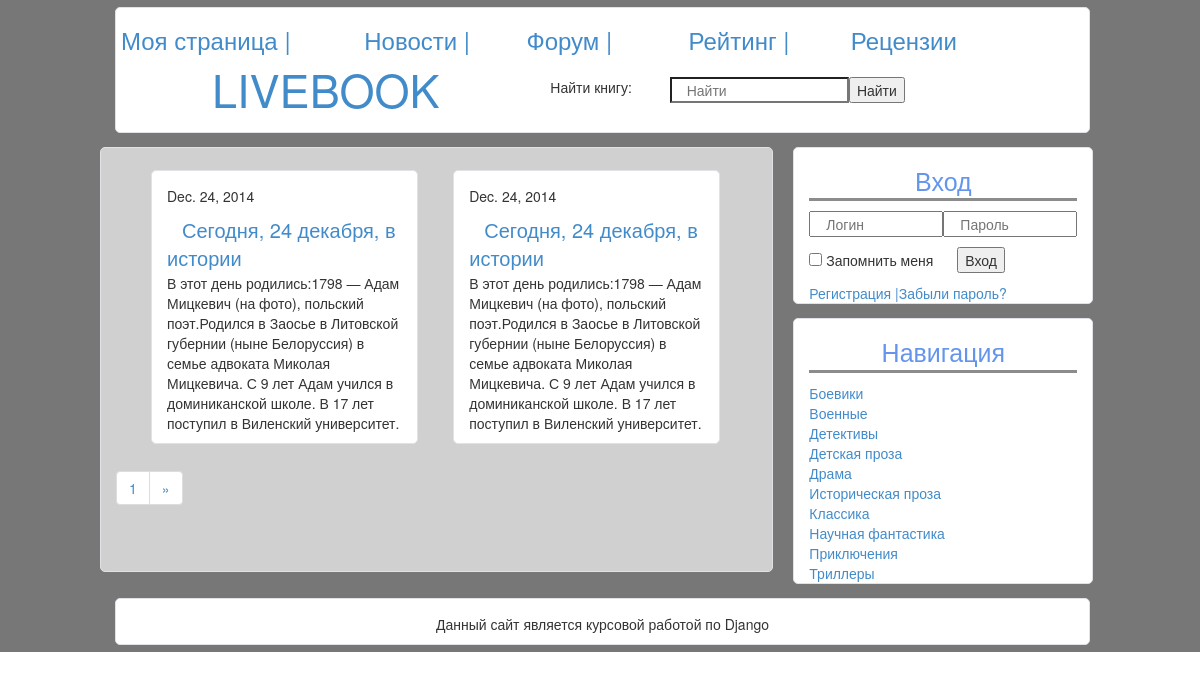
Page /news/ on the committed database.
### Livebook/models.py (models this page shows)
class News(models.Model):
    title = models.TextField()
    text = models.TextField()
    date = models.DateField()

### Livebook/views.py (the view)
# urls.py: url(r'^news/$',  NewsView.as_view(), name='news'),
class NewsView(ListView):
    model = News
    template_name = "Livebook/news.html"
    context_object_name = "news"
    paginate_by = 2
    def get_queryset(self):
        qs = News.objects.order_by("-date")
        return qs

### Livebook/templates/Livebook/news.html (shortened to what this page needs)
{% extends 'Livebook/base.html' %}
{% block content %}
 {% for item in news %}
        <div class="col-md-5 jumbotron-white book" >
            <p>{{ item.date }}</p>
            <div class="row">
                <a class="book-title">{{ item.title }}</a>
            </div>
            <p>{{ item.text }}</p>
        </div>
    {% endfor %}
    {% if is_paginated %}
         <nav>
            <ul class="pagination">
                <li><a href="#">{{ page_obj.number }}</a></li>
                {% if page_obj.has_next %}
                  <li>  <a href="/news?page={{ page_obj.next_page_number }}">&raquo;</a></li>
                {% endif %}
            </ul>
       </nav>
    {% endif %}
{% endblock %}

### Livebook/static/css/index.css (style rules this page uses)
.jumbotron-white { background-color: #FFFFFF; border: 1px solid #e1e1e8; border-radius: 5px; margin-top: 7px; margin-bottom: 7px; margin-left: 5px; padding-top: 15px; }
.jumbotron-white .row { margin: 0; }
.book { margin-left: 35px; }
.book-title { font-size: 20px; margin-left: 15px; }

### rows in the picture
News: date "Dec. 24, 2014", title "Сегодня, 24 декабря, в истории", text "В этот день родились:1798 — Адам Мицкевич (на фото), польский поэт.Родился в Заосье в Литовской губернии (ныне Белоруссия) в семье адвоката Миколая Мицкевича. С 9 лет Адам учился в доминиканской школе. В 17 лет поступил в Виленский университет."
News: date "Dec. 24, 2014", title "Сегодня, 24 декабря, в истории", text "В этот день родились:1798 — Адам Мицкевич (на фото), польский поэт.Родился в Заосье в Литовской губернии (ныне Белоруссия) в семье адвоката Миколая Мицкевича. С 9 лет Адам учился в доминиканской школе. В 17 лет поступил в Виленский университет."

### other values in the picture
{{ page_obj.number }} "1"
